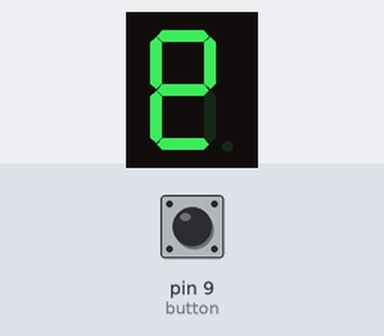
The sketch below on a simulated Arduino Uno, built with avr-gcc and run on an emulated ATmega328P. Parts: 1-digit seven-segment display. Wiring (inferred from the names in the program): 1-digit 7-segment display, segments lit when HIGH: segments pin 2, pin 3, pin 4, pin 5, pin 6, pin 7, pin 8. The inputs (shaded band) are chosen by the test bench; at power-on: pin 9 (button) HIGH. Random numbers use the default seed unless the sketch sets one; the segment pins are drawn as the display they are named for.

Above: at 2.01 s.
2.1 s: pin 9 (button) pulled LOW for 3.2 s
At 3.3 s:
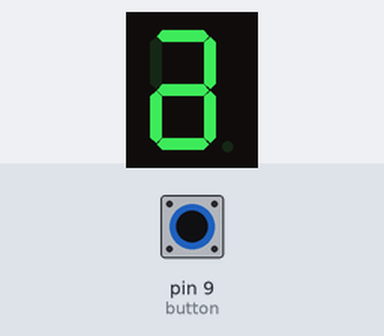
6.8 s: pin 9 (button) pulled LOW for 0.75 s
At 7.33 s:
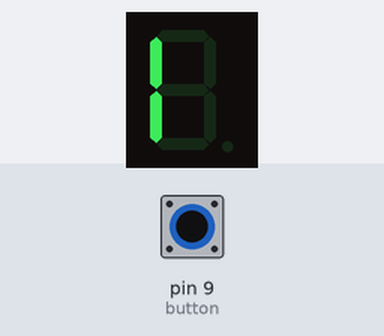

The sketch:

digital_dice.ino
```cpp
// (licence header left out)
// This Code is Designed by Prince Kushwaha from COSM Electronics

int seg_a = 2;
int seg_b = 3;
int seg_c = 4;
int seg_d = 5;
int seg_e = 6;
int seg_f = 7;
int seg_g = 8;
int button = 9; // Changed to a new pin for the push button
int i = 0;     // Initialize the variables

void setup() {
  // Segments a-g are the individual segments in the 7-segment display
  pinMode(seg_a, OUTPUT);
  pinMode(seg_b, OUTPUT);
  pinMode(seg_c, OUTPUT);
  pinMode(seg_d, OUTPUT);
  pinMode(seg_e, OUTPUT);
  pinMode(seg_f, OUTPUT);
  pinMode(seg_g, OUTPUT);

  pinMode(button, INPUT_PULLUP); // Set the button pin as input with pullup resistor

  while (digitalRead(button) == HIGH) { // Adjusted logic for the pullup resistor
    pattern(); // Function to display a pattern on the 7-segment LED
  }

  randomSeed(analogRead(A0)); // Read from unconnected analog pin A0
}

void loop() {
  if (digitalRead(button) == HIGH) { // If the button is pressed (adjusted for pullup resistor)
    i = random(1, 7); // Chooses a random number between 1 and 6
    for (int pat = 0; pat <= 2; pat++) {
      pattern();
    }
    sevenSeg();
    delay(200); // Debounce delay to avoid multiple readings for a single press
  }
}

void sevenSeg() {
  // Lights up the corresponding LED segments in the 7-segment LED display
  if (i == 1) {
    digitalWrite(seg_a, HIGH);
    digitalWrite(seg_b, LOW);
    digitalWrite(seg_c, LOW);
    digitalWrite(seg_d, HIGH);
    digitalWrite(seg_e, HIGH);
    digitalWrite(seg_f, HIGH);
    digitalWrite(seg_g, HIGH);
    delay(20); // Digit 1
  } else if (i == 2) {
    digitalWrite(seg_a, LOW);
    digitalWrite(seg_b, LOW);
    digitalWrite(seg_c, HIGH);
    digitalWrite(seg_d, LOW);
    digitalWrite(seg_e, LOW);
    digitalWrite(seg_f, HIGH);
    digitalWrite(seg_g, LOW);
    delay(20); // Digit 2
  } else if (i == 3) {
    digitalWrite(seg_a, LOW);
    digitalWrite(seg_b, LOW);
    digitalWrite(seg_c, LOW);
    digitalWrite(seg_d, LOW);
    digitalWrite(seg_e, HIGH);
    digitalWrite(seg_f, HIGH);
    digitalWrite(seg_g, LOW);
    delay(20); // Digit 3
  } else if (i == 4) {
    digitalWrite(seg_a, HIGH);
    digitalWrite(seg_b, LOW);
    digitalWrite(seg_c, LOW);
    digitalWrite(seg_d, HIGH);
    digitalWrite(seg_e, HIGH);
    digitalWrite(seg_f, LOW);
    digitalWrite(seg_g, LOW);
    delay(20); // Digit 4
  } else if (i == 5) {
    digitalWrite(seg_a, LOW);
    digitalWrite(seg_b, HIGH);
    digitalWrite(seg_c, LOW);
    digitalWrite(seg_d, LOW);
    digitalWrite(seg_e, HIGH);
    digitalWrite(seg_f, LOW);
    digitalWrite(seg_g, LOW);
    delay(20); // Digit 5
  } else if (i == 6) {
    digitalWrite(seg_a, LOW);
    digitalWrite(seg_b, HIGH);
    digitalWrite(seg_c, LOW);
    digitalWrite(seg_d, LOW);
    digitalWrite(seg_e, LOW);
    digitalWrite(seg_f, LOW);
    digitalWrite(seg_g, LOW);
    delay(20); // Digit 6
  }
}

void pattern() {
  // This displays a moving pattern
  digitalWrite(seg_a, LOW);
  digitalWrite(seg_b, HIGH);
  digitalWrite(seg_c, HIGH);
  digitalWrite(seg_d, HIGH);
  digitalWrite(seg_e, HIGH);
  digitalWrite(seg_f, HIGH);
  digitalWrite(seg_g, HIGH);
  delay(100);

  digitalWrite(seg_a, HIGH);
  digitalWrite(seg_b, LOW);
  digitalWrite(seg_c, HIGH);
  digitalWrite(seg_d, HIGH);
  digitalWrite(seg_e, HIGH);
  digitalWrite(seg_f, HIGH);
  digitalWrite(seg_g, HIGH);
  delay(100);

  digitalWrite(seg_a, HIGH);
  digitalWrite(seg_b, HIGH);
  digitalWrite(seg_c, LOW);
  digitalWrite(seg_d, HIGH);
  digitalWrite(seg_e, HIGH);
  digitalWrite(seg_f, HIGH);
  digitalWrite(seg_g, HIGH);
  delay(100);

  digitalWrite(seg_a, HIGH);
  digitalWrite(seg_b, HIGH);
  digitalWrite(seg_c, HIGH);
  digitalWrite(seg_d, LOW);
  digitalWrite(seg_e, HIGH);
  digitalWrite(seg_f, HIGH);
  digitalWrite(seg_g, HIGH);
  delay(100);

  digitalWrite(seg_a, HIGH);
  digitalWrite(seg_b, HIGH);
  digitalWrite(seg_c, HIGH);
  digitalWrite(seg_d, HIGH);
  digitalWrite(seg_e, LOW);
  digitalWrite(seg_f, HIGH);
  digitalWrite(seg_g, HIGH);
  delay(100);

  digitalWrite(seg_a, HIGH);
  digitalWrite(seg_b, HIGH);
  digitalWrite(seg_c, HIGH);
  digitalWrite(seg_d, HIGH);
  digitalWrite(seg_e, HIGH);
  digitalWrite(seg_f, LOW);
  digitalWrite(seg_g, HIGH);
  delay(100);
}


// Author Footprint: //Pranjal Das
```
